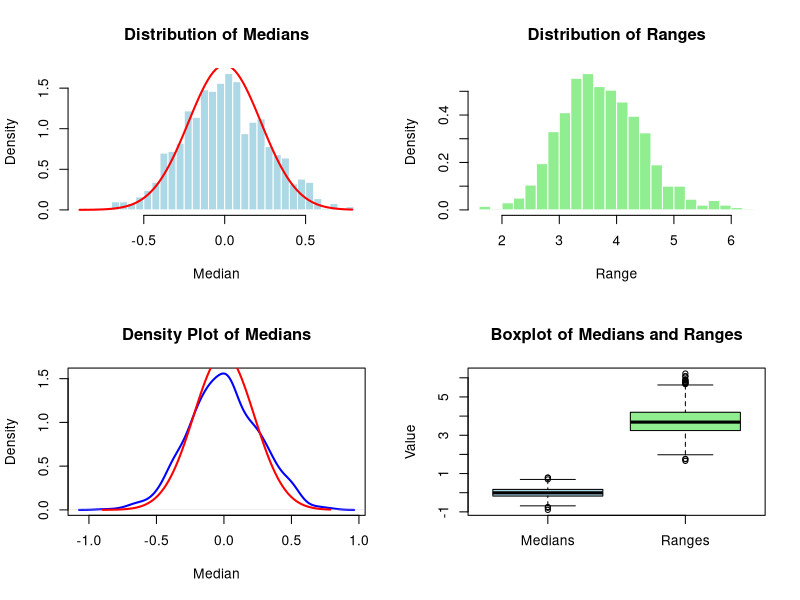

Recreate this plot in R.
# Lab 5: Distribution of Medians and Ranges from Sampled Populations

# Parameters
mu <- 0
sigma <- 1
n <- 20
N_sim <- 1000

# Initialize vectors
medians <- numeric(N_sim)
ranges <- numeric(N_sim)

# Simulation
set.seed(123)
for (i in 1:N_sim) {
  data <- rnorm(n, mean = mu, sd = sigma)
  medians[i] <- median(data)
  ranges[i] <- max(data) - min(data)
}

# Graphical Output
par(mfrow = c(2, 2))

# Histogram of medians
hist(medians, breaks = 30, col = "lightblue", probability = TRUE,
     main = "Distribution of Medians", xlab = "Median", border = "white")
curve(dnorm(x, mean = mu, sd = sigma/sqrt(n)), from = min(medians), to = max(medians),
      add = TRUE, col = "red", lwd = 2)

# Histogram of ranges
hist(ranges, breaks = 30, col = "lightgreen", probability = TRUE,
     main = "Distribution of Ranges", xlab = "Range", border = "white")

# Density plot of medians
plot(density(medians), col = "blue", lwd = 2,
     main = "Density Plot of Medians", xlab = "Median")
curve(dnorm(x, mean = mu, sd = sigma/sqrt(n)), from = min(medians), to = max(medians),
      add = TRUE, col = "red", lwd = 2)

# Boxplot of medians and ranges
boxplot(list(Medians = medians, Ranges = ranges),
        col = c("lightblue", "lightgreen"),
        main = "Boxplot of Medians and Ranges", ylab = "Value")
